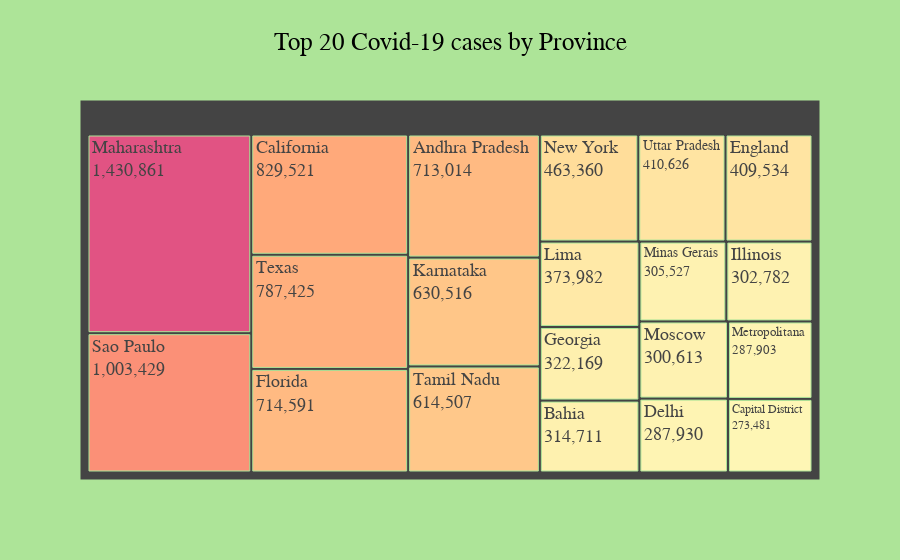

Here is the notebook cell this chart was saved with:
### Code cell
#นำข้อมูลที่ได้ทำการ group by province มาplot ลงใน treemaps
state = list(Data_province["province"])
cases = list(Data_province["confirmed"])

fig= go.Figure(go.Treemap(
    
    labels =  Data_province["province"].head(20),
    parents=[""]*len(state),
    values =  Data_province["confirmed"].head(20),
    textinfo = "label+value",
    marker_colorscale = "pinkyl"
))
fig.update_layout(
    title_text= 'Top 20 Covid-19 cases by Province',
    title_x=0.5,
    paper_bgcolor='#ade498',
    plot_bgcolor = "#ade498",
    font=dict(
        family="Times New Roman",
        size=18,
        color="black"
    )
    
    )


fig.show()

### Figure 1 — Plotly figure (JSON) as saved in the notebook; plotly's stock layout.template omitted (floating-point values rounded to 4 significant figures; data arrays with more than 128 entries replaced by an {"elided": "..."} marker saying what was removed)
{"data": [{"labels": ["Maharashtra", "Sao Paulo", "California", "Texas", "Florida", "Andhra Pradesh", "Karnataka", "Tamil Nadu", "New York", "Uttar Pradesh", "England", "Lima", "Georgia", "Bahia", "Minas Gerais", "Illinois", "Moscow", "Delhi", "Metropolitana", "Capital District"], "marker": {"colorscale": [[0, "rgb(254, 246, 181)"], [0.1667, "rgb(255, 221, 154)"], [0.3333, "rgb(255, 194, 133)"], [0.5, "rgb(255, 166, 121)"], [0.6667, "rgb(250, 138, 118)"], [0.8333, "rgb(241, 109, 122)"], [1, "rgb(225, 83, 131)"]]}, "parents": {"elided": "562 str values"}, "textinfo": "label+value", "type": "treemap", "values": [1430861, 1003429, 829521, 787425, 714591, 713014, 630516, 614507, 463360, 410626, 409534, 373982, 322169, 314711, 305527, 302782, 300613, 287930, 287903, 273481]}], "layout": {"font": {"color": "black", "family": "Times New Roman", "size": 18}, "paper_bgcolor": "#ade498", "plot_bgcolor": "#ade498", "title": {"text": "Top 20 Covid-19 cases by Province", "x": 0.5}}}
